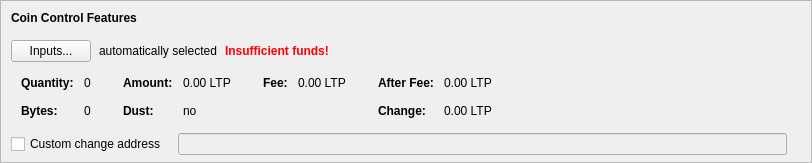
    <widget class="QFrame" name="frameCoinControl">
     <property name="sizePolicy">
      <sizepolicy hsizetype="Expanding" vsizetype="Expanding">
       <horstretch>0</horstretch>
       <verstretch>0</verstretch>
      </sizepolicy>
     </property>
     <property name="maximumSize">
      <size>
       <width>16777215</width>
       <height>16777215</height>
      </size>
     </property>
     <property name="frameShape">
      <enum>QFrame::StyledPanel</enum>
     </property>
     <property name="frameShadow">
      <enum>QFrame::Sunken</enum>
     </property>
     <layout class="QVBoxLayout" name="verticalLayoutCoinControl2">
      <property name="spacing">
       <number>0</number>
      </property>
      <property name="leftMargin">
       <number>0</number>
      </property>
      <property name="topMargin">
       <number>0</number>
      </property>
      <property name="rightMargin">
       <number>0</number>
      </property>
      <property name="bottomMargin">
       <number>6</number>
      </property>
      <item>
       <layout class="QVBoxLayout" name="verticalLayoutCoinControl" stretch="0,0,0,0,1">
        <property name="spacing">
         <number>0</number>
        </property>
        <property name="leftMargin">
         <number>10</number>
        </property>
        <property name="topMargin">
         <number>10</number>
        </property>
        <item>
         <layout class="QHBoxLayout" name="horizontalLayoutCoinControl1">
          <property name="bottomMargin">
           <number>15</number>
          </property>
          <item>
           <widget class="QLabel" name="labelCoinControlFeatures">
            <property name="sizePolicy">
             <sizepolicy hsizetype="Preferred" vsizetype="Maximum">
              <horstretch>0</horstretch>
              <verstretch>0</verstretch>
             </sizepolicy>
            </property>
            <property name="font">
             <font>
              <weight>75</weight>
              <bold>true</bold>
             </font>
            </property>
            <property name="styleSheet">
             <string notr="true">font-weight:bold;</string>
            </property>
            <property name="text">
             <string>Coin Control Features</string>
            </property>
           </widget>
          </item>
         </layout>
        </item>
        <item>
         <layout class="QHBoxLayout" name="horizontalLayoutCoinControl2" stretch="0,0,0,0">
          <property name="spacing">
           <number>8</number>
          </property>
          <property name="bottomMargin">
           <number>10</number>
          </property>
          <item>
           <widget class="QPushButton" name="pushButtonCoinControl">
            <property name="styleSheet">
             <string notr="true"/>
            </property>
            <property name="text">
             <string>Inputs...</string>
            </property>
            <property name="autoDefault">
             <bool>false</bool>
            </property>
           </widget>
          </item>
          <item>
           <widget class="QLabel" name="labelCoinControlAutomaticallySelected">
            <property name="text">
             <string>automatically selected</string>
            </property>
            <property name="margin">
             <number>5</number>
            </property>
           </widget>
          </item>
          <item>
           <widget class="QLabel" name="labelCoinControlInsuffFunds">
            <property name="font">
             <font>
              <weight>75</weight>
              <bold>true</bold>
             </font>
            </property>
            <property name="styleSheet">
             <string notr="true">color:red;font-weight:bold;</string>
            </property>
            <property name="text">
             <string>Insufficient funds!</string>
            </property>
            <property name="margin">
             <number>5</number>
            </property>
           </widget>
          </item>
          <item>
           <spacer name="horizontalSpacerCoinControl">
            <property name="orientation">
             <enum>Qt::Horizontal</enum>
            </property>
            <property name="sizeHint" stdset="0">
             <size>
              <width>40</width>
              <height>1</height>
             </size>
            </property>
           </spacer>
          </item>
         </layout>
        </item>
        <item>
         <widget class="QWidget" name="widgetCoinControl" native="true">
          <property name="sizePolicy">
           <sizepolicy hsizetype="Preferred" vsizetype="Preferred">
            <horstretch>0</horstretch>
            <verstretch>0</verstretch>
           </sizepolicy>
          </property>
          <property name="minimumSize">
           <size>
            <width>0</width>
            <height>0</height>
           </size>
          </property>
          <property name="styleSheet">
           <string notr="true"/>
          </property>
          <layout class="QHBoxLayout" name="horizontalLayoutCoinControl5">
           <property name="leftMargin">
            <number>0</number>
           </property>
           <property name="topMargin">
            <number>0</number>
           </property>
           <property name="rightMargin">
            <number>0</number>
           </property>
           <property name="bottomMargin">
            <number>0</number>
           </property>
           <item>
            <layout class="QHBoxLayout" name="horizontalLayoutCoinControl3" stretch="0,0,0,1">
             <property name="spacing">
              <number>20</number>
             </property>
             <property name="topMargin">
              <number>0</number>
             </property>
             <property name="bottomMargin">
              <number>10</number>
             </property>
             <item>
              <layout class="QFormLayout" name="formLayoutCoinControl1">
               <property name="horizontalSpacing">
                <number>10</number>
               </property>
               <property name="verticalSpacing">
                <number>14</number>
               </property>
               <property name="leftMargin">
                <number>10</number>
               </property>
               <property name="topMargin">
                <number>4</number>
               </property>
               <property name="rightMargin">
                <number>6</number>
               </property>
               <item row="0" column="0">
                <widget class="QLabel" name="labelCoinControlQuantityText">
                 <property name="font">
                  <font>
                   <weight>75</weight>
                   <bold>true</bold>
                  </font>
                 </property>
                 <property name="text">
                  <string>Quantity:</string>
                 </property>
                 <property name="margin">
                  <number>0</number>
                 </property>
                </widget>
               </item>
               <item row="0" column="1">
                <widget class="QLabel" name="labelCoinControlQuantity">
                 <property name="cursor">
                  <cursorShape>IBeamCursor</cursorShape>
                 </property>
                 <property name="contextMenuPolicy">
                  <enum>Qt::ActionsContextMenu</enum>
                 </property>
                 <property name="text">
                  <string notr="true">0</string>
                 </property>
                 <property name="margin">
                  <number>0</number>
                 </property>
                 <property name="textInteractionFlags">
                  <set>Qt::LinksAccessibleByMouse|Qt::TextSelectableByKeyboard|Qt::TextSelectableByMouse</set>
                 </property>
                </widget>
               </item>
               <item row="1" column="0">
                <widget class="QLabel" name="labelCoinControlBytesText">
                 <property name="font">
                  <font>
                   <weight>75</weight>
                   <bold>true</bold>
                  </font>
                 </property>
                 <property name="text">
                  <string>Bytes:</string>
                 </property>
                </widget>
               </item>
               <item row="1" column="1">
                <widget class="QLabel" name="labelCoinControlBytes">
                 <property name="cursor">
                  <cursorShape>IBeamCursor</cursorShape>
                 </property>
                 <property name="contextMenuPolicy">
                  <enum>Qt::ActionsContextMenu</enum>
                 </property>
                 <property name="text">
                  <string notr="true">0</string>
                 </property>
                 <property name="textInteractionFlags">
                  <set>Qt::LinksAccessibleByMouse|Qt::TextSelectableByKeyboard|Qt::TextSelectableByMouse</set>
                 </property>
                </widget>
               </item>
              </layout>
             </item>
             <item>
              <layout class="QFormLayout" name="formLayoutCoinControl2">
               <property name="horizontalSpacing">
                <number>10</number>
               </property>
               <property name="verticalSpacing">
                <number>14</number>
               </property>
               <property name="leftMargin">
                <number>6</number>
               </property>
               <property name="topMargin">
                <number>4</number>
               </property>
               <property name="rightMargin">
                <number>6</number>
               </property>
               <item row="0" column="0">
                <widget class="QLabel" name="labelCoinControlAmountText">
                 <property name="font">
                  <font>
                   <weight>75</weight>
                   <bold>true</bold>
                  </font>
                 </property>
                 <property name="text">
                  <string>Amount:</string>
                 </property>
                 <property name="margin">
                  <number>0</number>
                 </property>
                </widget>
               </item>
               <item row="0" column="1">
                <widget class="QLabel" name="labelCoinControlAmount">
                 <property name="cursor">
                  <cursorShape>IBeamCursor</cursorShape>
                 </property>
                 <property name="contextMenuPolicy">
                  <enum>Qt::ActionsContextMenu</enum>
                 </property>
                 <property name="text">
                  <string notr="true">0.00 LTP</string>
                 </property>
                 <property name="textInteractionFlags">
                  <set>Qt::LinksAccessibleByMouse|Qt::TextSelectableByKeyboard|Qt::TextSelectableByMouse</set>
                 </property>
                </widget>
               </item>
               <item row="1" column="0">
                <widget class="QLabel" name="labelCoinControlLowOutputText">
                 <property name="font">
                  <font>
                   <weight>75</weight>
                   <bold>true</bold>
                  </font>
                 </property>
                 <property name="text">
                  <string>Dust:</string>
                 </property>
                </widget>
               </item>
               <item row="1" column="1">
                <widget class="QLabel" name="labelCoinControlLowOutput">
                 <property name="cursor">
                  <cursorShape>IBeamCursor</cursorShape>
                 </property>
                 <property name="contextMenuPolicy">
                  <enum>Qt::ActionsContextMenu</enum>
                 </property>
                 <property name="text">
                  <string notr="true">no</string>
                 </property>
                 <property name="textInteractionFlags">
                  <set>Qt::LinksAccessibleByMouse|Qt::TextSelectableByKeyboard|Qt::TextSelectableByMouse</set>
                 </property>
                </widget>
               </item>
              </layout>
             </item>
             <item>
              <layout class="QFormLayout" name="formLayoutCoinControl3">
               <property name="horizontalSpacing">
                <number>10</number>
               </property>
               <property name="verticalSpacing">
                <number>14</number>
               </property>
               <property name="leftMargin">
                <number>6</number>
               </property>
               <property name="topMargin">
                <number>4</number>
               </property>
               <property name="rightMargin">
                <number>6</number>
               </property>
               <item row="0" column="0">
                <widget class="QLabel" name="labelCoinControlFeeText">
                 <property name="font">
                  <font>
                   <weight>75</weight>
                   <bold>true</bold>
                  </font>
                 </property>
                 <property name="text">
                  <string>Fee:</string>
                 </property>
                 <property name="margin">
                  <number>0</number>
                 </property>
                </widget>
               </item>
               <item row="0" column="1">
                <widget class="QLabel" name="labelCoinControlFee">
                 <property name="cursor">
                  <cursorShape>IBeamCursor</cursorShape>
                 </property>
                 <property name="contextMenuPolicy">
                  <enum>Qt::ActionsContextMenu</enum>
                 </property>
                 <property name="text">
                  <string notr="true">0.00 LTP</string>
                 </property>
                 <property name="textInteractionFlags">
                  <set>Qt::LinksAccessibleByMouse|Qt::TextSelectableByKeyboard|Qt::TextSelectableByMouse</set>
                 </property>
                </widget>
               </item>
             </layout>
             </item>
             <item>
              <layout class="QFormLayout" name="formLayoutCoinControl4">
               <property name="horizontalSpacing">
                <number>10</number>
               </property>
               <property name="verticalSpacing">
                <number>14</number>
               </property>
               <property name="leftMargin">
                <number>6</number>
               </property>
               <property name="topMargin">
                <number>4</number>
               </property>
               <property name="rightMargin">
                <number>6</number>
               </property>
               <item row="0" column="0">
                <widget class="QLabel" name="labelCoinControlAfterFeeText">
                 <property name="font">
                  <font>
                   <weight>75</weight>
                   <bold>true</bold>
                  </font>
                 </property>
                 <property name="text">
                  <string>After Fee:</string>
                 </property>
                 <property name="margin">
                  <number>0</number>
                 </property>
                </widget>
               </item>
               <item row="0" column="1">
                <widget class="QLabel" name="labelCoinControlAfterFee">
                 <property name="cursor">
                  <cursorShape>IBeamCursor</cursorShape>
                 </property>
                 <property name="contextMenuPolicy">
                  <enum>Qt::ActionsContextMenu</enum>
                 </property>
                 <property name="text">
                  <string notr="true">0.00 LTP</string>
                 </property>
                 <property name="textInteractionFlags">
                  <set>Qt::LinksAccessibleByMouse|Qt::TextSelectableByKeyboard|Qt::TextSelectableByMouse</set>
                 </property>
                </widget>
               </item>
               <item row="1" column="0">
                <widget class="QLabel" name="labelCoinControlChangeText">
                 <property name="font">
                  <font>
                   <weight>75</weight>
                   <bold>true</bold>
                  </font>
                 </property>
                 <property name="text">
                  <string>Change:</string>
                 </property>
                </widget>
               </item>
               <item row="1" column="1">
                <widget class="QLabel" name="labelCoinControlChange">
                 <property name="cursor">
                  <cursorShape>IBeamCursor</cursorShape>
                 </property>
                 <property name="contextMenuPolicy">
                  <enum>Qt::ActionsContextMenu</enum>
                 </property>
                 <property name="text">
                  <string notr="true">0.00 LTP</string>
                 </property>
                 <property name="textInteractionFlags">
                  <set>Qt::LinksAccessibleByMouse|Qt::TextSelectableByKeyboard|Qt::TextSelectableByMouse</set>
                 </property>
                </widget>
               </item>
              </layout>
             </item>
            </layout>
           </item>
          </layout>
         </widget>
        </item>
        <item>
         <layout class="QHBoxLayout" name="horizontalLayoutCoinControl4" stretch="0,0,0">
          <property name="spacing">
           <number>12</number>
          </property>
          <property name="sizeConstraint">
           <enum>QLayout::SetDefaultConstraint</enum>
          </property>
          <property name="topMargin">
           <number>5</number>
          </property>
          <property name="rightMargin">
           <number>5</number>
          </property>
          <item>
           <widget class="QCheckBox" name="checkBoxCoinControlChange">
            <property name="toolTip">
             <string>If this is activated, but the change address is empty or invalid, change will be sent to a newly generated address.</string>
            </property>
            <property name="text">
             <string>Custom change address</string>
            </property>
           </widget>
          </item>
          <item>
           <widget class="QValidatedLineEdit" name="lineEditCoinControlChange">
            <property name="enabled">
             <bool>false</bool>
            </property>
            <property name="sizePolicy">
             <sizepolicy hsizetype="Expanding" vsizetype="Fixed">
              <horstretch>0</horstretch>
              <verstretch>0</verstretch>
             </sizepolicy>
            </property>
           </widget>
          </item>
          <item>
           <widget class="QLabel" name="labelCoinControlChangeLabel">
            <property name="sizePolicy">
             <sizepolicy hsizetype="Preferred" vsizetype="Expanding">
              <horstretch>0</horstretch>
              <verstretch>0</verstretch>
             </sizepolicy>
            </property>
            <property name="minimumSize">
             <size>
              <width>0</width>
              <height>0</height>
             </size>
            </property>
            <property name="text">
             <string/>
            </property>
            <property name="margin">
             <number>3</number>
            </property>
           </widget>
          </item>
         </layout>
        </item>
        <item>
         <spacer name="verticalSpacerCoinControl">
          <property name="orientation">
           <enum>Qt::Vertical</enum>
          </property>
          <property name="sizeHint" stdset="0">
           <size>
            <width>800</width>
            <height>1</height>
           </size>
          </property>
         </spacer>
        </item>
       </layout>
      </item>
     </layout>
    </widget>
